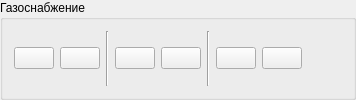
           <widget class="QgsCollapsibleGroupBox" name="mGroupBox">
            <property name="minimumSize">
             <size>
              <width>0</width>
              <height>0</height>
             </size>
            </property>
            <property name="title">
             <string>Газоснабжение</string>
            </property>
            <property name="flat">
             <bool>true</bool>
            </property>
            <layout class="QHBoxLayout" name="horizontalLayout_2">
             <item>
              <layout class="QHBoxLayout" name="horizontalLayout">
               <item>
                <widget class="QPushButton" name="btnInsertGasNetwork">
                 <property name="toolTip">
                  <string>Вставка газораспределительных сетей</string>
                 </property>
                 <property name="text">
                  <string/>
                 </property>
                 <property name="icon">
                  <iconset>
                   <normaloff>:/plugins/GisEC/Icons/add_network.png</normaloff>:/plugins/GisEC/Icons/add_network.png</iconset>
                 </property>
                 <property name="checkable">
                  <bool>true</bool>
                 </property>
                </widget>
               </item>
               <item>
                <widget class="QPushButton" name="btnEditGasNetwork">
                 <property name="toolTip">
                  <string>Редактирование газораспределительных сетей</string>
                 </property>
                 <property name="text">
                  <string/>
                 </property>
                 <property name="icon">
                  <iconset>
                   <normaloff>:/plugins/GisEC/Icons/edit_network.png</normaloff>:/plugins/GisEC/Icons/edit_network.png</iconset>
                 </property>
                 <property name="checkable">
                  <bool>true</bool>
                 </property>
                </widget>
               </item>
               <item>
                <widget class="Line" name="line">
                 <property name="orientation">
                  <enum>Qt::Vertical</enum>
                 </property>
                </widget>
               </item>
               <item>
                <widget class="QPushButton" name="btnInsertGasObject">
                 <property name="toolTip">
                  <string>Вставка объекта газоснабжения (полигон)</string>
                 </property>
                 <property name="text">
                  <string/>
                 </property>
                 <property name="icon">
                  <iconset>
                   <normaloff>:/plugins/GisEC/Icons/add_object.png</normaloff>:/plugins/GisEC/Icons/add_object.png</iconset>
                 </property>
                 <property name="checkable">
                  <bool>true</bool>
                 </property>
                </widget>
               </item>
               <item>
                <widget class="QPushButton" name="btnEditGasObject">
                 <property name="toolTip">
                  <string>Редактирование объекта газоснабжения (полигон)</string>
                 </property>
                 <property name="text">
                  <string/>
                 </property>
                 <property name="icon">
                  <iconset>
                   <normaloff>:/plugins/GisEC/Icons/edit_object.png</normaloff>:/plugins/GisEC/Icons/edit_object.png</iconset>
                 </property>
                 <property name="checkable">
                  <bool>true</bool>
                 </property>
                </widget>
               </item>
               <item>
                <widget class="Line" name="line_13">
                 <property name="orientation">
                  <enum>Qt::Vertical</enum>
                 </property>
                </widget>
               </item>
               <item>
                <widget class="QPushButton" name="btnInsertGasSupplyPoints">
                 <property name="toolTip">
                  <string>Вставка объекта газоснабжения (маркер)</string>
                 </property>
                 <property name="text">
                  <string/>
                 </property>
                 <property name="icon">
                  <iconset>
                   <normaloff>:/plugins/GisEC/Icons/add_point.png</normaloff>:/plugins/GisEC/Icons/add_point.png</iconset>
                 </property>
                 <property name="checkable">
                  <bool>true</bool>
                 </property>
                </widget>
               </item>
               <item>
                <widget class="QPushButton" name="btnEditGasSupplyPoints">
                 <property name="toolTip">
                  <string>Редактирование объекта газоснабжения (маркер)</string>
                 </property>
                 <property name="text">
                  <string/>
                 </property>
                 <property name="icon">
                  <iconset>
                   <normaloff>:/plugins/GisEC/Icons/edit_point.png</normaloff>:/plugins/GisEC/Icons/edit_point.png</iconset>
                 </property>
                 <property name="checkable">
                  <bool>true</bool>
                 </property>
                </widget>
               </item>
               <item>
                <spacer name="horizontalSpacer">
                 <property name="orientation">
                  <enum>Qt::Horizontal</enum>
                 </property>
                 <property name="sizeHint" stdset="0">
                  <size>
                   <width>40</width>
                   <height>20</height>
                  </size>
                 </property>
                </spacer>
               </item>
              </layout>
             </item>
            </layout>
           </widget>
